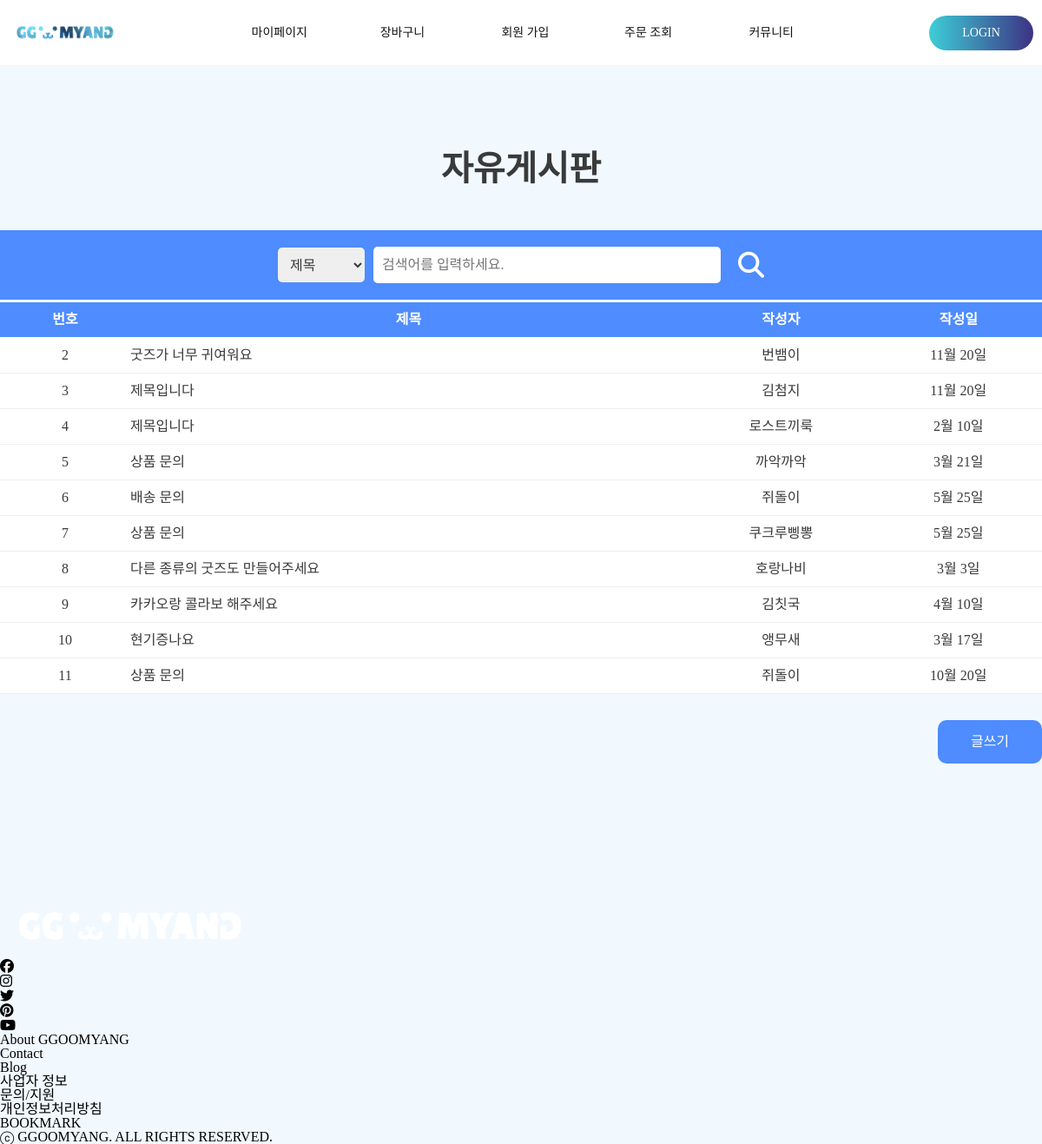
Page /freeboard.php on the committed database.
### tables this page shows
CREATE TABLE `freeboard` (
  `num` int(5) NOT NULL,
  `title` varchar(50) NOT NULL,
  `author` varchar(20) NOT NULL,
  `date` varchar(10) NOT NULL,
  `context` varchar(1000) DEFAULT NULL
);

### freeboard.php (the view, shortened to what this page needs)
<!DOCTYPE html>
<html lang="en">
<head>
    <link rel="stylesheet" href="css/header.css">
    <link rel="stylesheet" href="css/footer.css">
    <link rel="stylesheet" href="css/freeboard.css">
</head>
<body>
    <?php
        include "header.php";
    ?>
    <div id="container">
        <div class="freeboard">
            <h3 class="title">자유게시판</h3>
            <div class="search_box">
                <form action="search_result.php" method="get" autocomplete="off">
                    <select name="category" id="category">
                        <option value="title">제목</option>
                    </select>
                    <input type="text" name="search" id="search" placeholder="검색어를 입력하세요.">
                    <button type="submit"><i class="fas fa-search"></i></button>
                </form>
            </div>
            <table class="freeboard_table">
                <tr>
                    <th class="th_num">번호</th>
                    <th class="th_title">제목</th>
                    <th class="th_author">작성자</th>
                    <th class="th_date">작성일</th>
                </tr>
                <?php
                    include "db_connect.php";
                    $sql = "SELECT num,title,author,date FROM freeboard";
                    $result = mysqli_query($conn,$sql);
                    for($i = 0; $row = mysqli_fetch_assoc($result); $i++)
                    {
                        echo "<tr>";
                        echo "<td>{$row['num']}</td>";
                        echo "<td><a href='detail_view.php?num={$row['num']}'>{$row['title']}</a></td>";
                        echo "<td>{$row['author']}</td>";
                        echo "<td>{$row['date']}</td>";
                        echo "</tr>";
                    }
                ?>
            </table>
            <div class="write">
                <a href="insert_view.php">글쓰기</a>
            </div>
        </div>
    </div>
    <?php
        include "footer.php";
    ?>
</body>
</html>

### header.php (shortened to what this page needs)
<div id="header">
        <div class="center">
            <h1 class="logo"><a href="index.php"><img src="img/logo.png"></a></h1>
            <ul class="gnb">
                <li>
                    <a href="#">마이페이지</a>
                </li>
                <li>
                    <a href="#">장바구니</a>
                </li>
                <li>
                    <a href="#">회원 가입</a>
                </li>
                <li>
                    <a href="#">주문 조회</a>
                </li>
                <li>
                    <a href="#">커뮤니티</a>
                </li>
            </ul>
            <a class="login_btn" href="login.php">LOGIN</a>
        </div>
    </div>

### footer.php
<footer>
    <div class="center">
        <div class="list">
            <div class="f_logo">
                <img src="img/f_logo.png" alt="꾸먕 로고">
            </div>
            <ul class="sns_wrap">
                <li><a href="#"><i class="fab fa-facebook"></i></a></li>
                <li><a href="#"><i class="fab fa-instagram"></i></a></li>
                <li><a href="#"><i class="fab fa-twitter"></i></a></li>
                <li><a href="#"><i class="fab fa-pinterest"></i></a></li>
                <li><a href="#"><i class="fab fa-youtube"></i></a></li>
            </ul>
        </div>
        <div class="list">
            <ul>
                <li><a href="#">About GGOOMYANG</a></li>
                <li><a href="#">Contact</a></li>
                <li><a href="#">Blog</a></li>
            </ul>
        </div>
        <div class="list">
            <ul>
                <li><a href="#">사업자 정보</a></li>
                <li><a href="#">문의/지원</a></li>
                <li><a href="#">개인정보처리방침</a></li>
            </ul>
        </div>
        <div class="list">
            <li><a class="bookmark_btn" href="#">BOOKMARK</a></li>
            <li class="copyright">ⓒ GGOOMYANG. ALL RIGHTS RESERVED.</li>
        </div>
    </div>
</footer>

### css/header.css (style rules this page uses)
#header { background-color: #fff; position: relative; display: flex; height: 75px; justify-content:space-between; align-items: center; opacity: 1; transition: all 0.5s; position: relative; width: 100%; z-index: 999; }
#header .center { width:60%; margin:0 auto; display: flex; justify-content:space-between; align-items: center; height: 100%; }
#header .logo { width: 130px; }
#header .logo img { width: 100%; }
#header .gnb { display: flex; justify-content: space-between; align-items: center; text-align: center; width: 60%; }
#header .gnb > li { line-height:75px; font-size:14px; position: relative; text-align: center; width: 100%; }
#header .gnb > li:after { content:""; display: inline-block; width:0%; height:2px; position: absolute; top:55px; left:50%; transform:translateX(-50%); background: linear-gradient(90deg, rgba(61,206,215,1) 0%, rgb(61, 50, 131) 100%); transition: all 0.5s; }
#header .gnb li a { color:#131313; transition: all 0.5s; }
#header .login_btn { display: inline-block; width: 120px; line-height:40px; background: linear-gradient(90deg, rgba(61,206,215,1) 0%, rgb(61, 50, 131) 100%); border-radius: 20px; text-align: center; color:#fff; font-size:14px; transition: all 0.5s; }
@media screen and (max-width:1200px) { #header { padding:0 10px; } }
@media screen and (max-width:1200px) { #header .center { width:100%; } }
@media screen and (max-width:1200px) { #header .gnb { margin-left:0; } }

### css/freeboard.css (style rules this page uses)
* { margin: 0; padding: 0; box-sizing: border-box; }
body { line-height: 1; font-family: 'S-CoreDream-4Regular'; background-color: #f1f9ff; }
ul, ol, li { list-style: none; }
a { text-decoration: none; color: black; }
img, video { vertical-align: top; }
table { border-collapse: collapse; }
input { outline:0; font-family: 'S-CoreDream-4Regular'; }
h1,h2,h3,h4,h5,h6 { font-family: 'S-CoreDream-6Bold'; }
button { border: none; background-color:inherit; cursor: pointer; font-family: 'S-CoreDream-6Bold'; }
#container { display: flex; justify-content: center; align-items: center; width: 100%; }
.freeboard { width:1200px; height:auto; padding: 50px 0; }
.freeboard .title { text-align:center; font-size:40px; font-weight: bold; margin:50px 0; color:#3a3a3a; }
.freeboard table { width:1200px; border-top:3px solid #fff; color:#3a3a3a; margin-bottom:30px; }
.freeboard table th { background-color:#4e8cff; border-bottom:1px solid #fff; color:#fff; }
.freeboard table tr { line-height:40px; border-bottom:1px solid #eee; }
.freeboard table .th_num { width:150px; }
.freeboard table tr td { text-align: center; background-color: #fff; }
.freeboard table tr td a { color:#3a3a3a; }
.freeboard table tr td:nth-child(2) { text-align:left; }
.write { text-align: right; margin-bottom:100px; }
.write a { width: 120px; line-height: 50px; background-color:#4e8cff; text-align: center; border-radius: 10px; display: inline-block; color: #fff; transition: all 0.5s; }
.search_box { background-color:#4e8cff; padding:20px 0; display: flex; justify-content: center; align-items: center; }
.search_box form { height: 40px; display: flex; justify-content: center; align-items: center; }
.search_box #category { width: 100px; height:100%; text-indent: 10px; border-radius: 5px; border: none; margin-right:10px; font-family: 'S-CoreDream-4Regular'; color:#3a3a3a; font-size: 16px; }
.search_box #search { height:104%; display:inline-block; width:400px; text-indent: 10px; border-radius: 5px; border:none; margin-right:20px; font-size: 16px; }
.search_box form i { color:#fff; font-size: 30px; }

### rows in the picture
freeboard: num "2", title "굿즈가 너무 귀여워요", author "번뱀이", date "11월 20일"
freeboard: num "3", title "제목입니다", author "김첨지", date "11월 20일"
freeboard: num "4", title "제목입니다", author "로스트끼룩", date "2월 10일"
freeboard: num "5", title "상품 문의", author "까악까악", date "3월 21일"
freeboard: num "6", title "배송 문의", author "쥐돌이", date "5월 25일"
freeboard: num "7", title "상품 문의", author "쿠크루삥뽕", date "5월 25일"
freeboard: num "8", title "다른 종류의 굿즈도 만들어주세요", author "호랑나비", date "3월 3일"
freeboard: num "9", title "카카오랑 콜라보 해주세요", author "김칫국", date "4월 10일"
freeboard: num "10", title "현기증나요", author "앵무새", date "3월 17일"
freeboard: num "11", title "상품 문의", author "쥐돌이", date "10월 20일"
